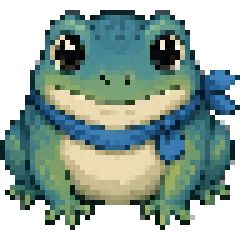
#> input picture assets/art/pixel/entities/player_blue.png, 48 x 48 px, given in place of wc-b1-chars.jpg, which was not available (shown 5 times larger)
$ python slice_watercolor_assets.py
#> lines starting #> are read from the running program, lines starting #| are printed output that depends on the picture; pictures that were not available may be replaced by others from this repository, and a replacement may not be noted
#!/usr/bin/env python3
"""从定稿预览切片水彩贴图到 assets/art/watercolor/（及 UI / icon）。注释中文。"""
from __future__ import annotations

import os
from pathlib import Path

import numpy as np
from PIL import Image, ImageDraw, ImageFilter, ImageOps

ROOT = Path(__file__).resolve().parents[1]
OUT = ROOT / "assets" / "art" / "watercolor"
UI = ROOT / "assets" / "ui"
SCRATCH = Path("/workspace/_scratch/wc-batch-inspect")
AGENT = Path("/home/box/agent-data/agents/ffb181b0-6022-4416-9d2e-a2c7e4603038/assets")
STORE = Path(
    "/cursor/stores/store-518ef264-8a8b-41ba-a3b7-0778be9e9e91"
    "/grok-bot/agents/ffb181b0-6022-4416-9d2e-a2c7e4603038/assets"
)
PREVIEW = ROOT / "build" / "preview-art-options"


def load(p: Path) -> Image.Image:
    return Image.open(p).convert("RGBA")
#> returned value is the input picture: PIL image 48x48 RGBA; mean R, G, B, A 66.1, 86.7, 78.4, 172.4


def paper_to_alpha(im: Image.Image, thr: int = 238) -> Image.Image:
    """近白纸底转透明，保留水彩笔触。"""
    a = np.asarray(im).astype(np.int16)
    rgb = a[:, :, :3]
    # 近白且低饱和
    mx = rgb.max(axis=2)
    mn = rgb.min(axis=2)
    near_white = (mx >= thr) & ((mx - mn) < 28)
    out = a.copy()
    out[near_white, 3] = 0
    # 边缘半透明软化
    alpha = out[:, :, 3].astype(np.float32)
    soft = (mx.astype(np.float32) - 210).clip(0, 45)
    fade = (1.0 - soft / 45.0)
    alpha = np.where(near_white, 0, alpha * fade)
    out[:, :, 3] = alpha.clip(0, 255).astype(np.uint8)
    return Image.fromarray(out.astype(np.uint8), "RGBA")


def trim(im: Image.Image, pad: int = 2) -> Image.Image:
    bbox = im.split()[-1].getbbox()
    if not bbox:
        return im
    x0, y0, x1, y1 = bbox
    x0 = max(0, x0 - pad)
    y0 = max(0, y0 - pad)
    x1 = min(im.width, x1 + pad)
    y1 = min(im.height, y1 + pad)
    return im.crop((x0, y0, x1, y1))


def fit_square(im: Image.Image, size: int = 48) -> Image.Image:
    im = trim(im)
    if im.width == 0 or im.height == 0:
        return Image.new("RGBA", (size, size), (0, 0, 0, 0))
    # 等比放入 size，居中
    canvas = Image.new("RGBA", (size, size), (0, 0, 0, 0))
    scale = min(size / im.width, size / im.height)
    nw = max(1, int(round(im.width * scale)))
    nh = max(1, int(round(im.height * scale)))
    resized = im.resize((nw, nh), Image.Resampling.LANCZOS)
    canvas.paste(resized, ((size - nw) // 2, (size - nh) // 2), resized)
    return canvas


def save_png(im: Image.Image, path: Path) -> None:
    path.parent.mkdir(parents=True, exist_ok=True)
    im.save(path, "PNG")
    print("wrote", path.relative_to(ROOT), im.size)


def grid_cells(im: Image.Image, cols: int, rows: int, mx=0.04, my=0.06, gx=0.01, gy=0.02):
    """按等分网格切（带边距）。"""
#> called with cols = 5, rows = 4, mx = 0.03, my = 0.05, gx = 0.03, gy = 0.04
    w, h = im.size
#> w = 48; h = 48
    left = int(w * mx)
#> left = 1
    top = int(h * my)
#> top = 2
    right = int(w * (1 - mx))
#> right = 46
    bottom = int(h * (1 - my))
#> bottom = 45
    cw = (right - left) / cols
#> cw = 9
    ch = (bottom - top) / rows
#> ch = 10.75
    gapx = cw * gx
#> gapx = 0.27
    gapy = ch * gy
#> gapy = 0.43
    cells = []
    for r in range(rows):
        row = []
        for c in range(cols):
            x0 = int(left + c * cw + gapx)
            y0 = int(top + r * ch + gapy)
            x1 = int(left + (c + 1) * cw - gapx)
            y1 = int(top + (r + 1) * ch - gapy)
            row.append(im.crop((x0, y0, x1, y1)))
        cells.append(row)
#> after the loop, cells = 4 items
    return cells


def sheet_horizontal(frames: list[Image.Image], size: int = 48) -> Image.Image:
    out = Image.new("RGBA", (size * len(frames), size), (0, 0, 0, 0))
    for i, fr in enumerate(frames):
        out.paste(fr, (i * size, 0), fr)
    return out


def main() -> None:
    # ---- 角色：wc-b1-chars 5×4；取蓝/浣熊/绿鸟/黄蝾螈 ----
    chars = load(AGENT / "wc-b1-chars.jpg")
    cells = grid_cells(chars, 5, 4, mx=0.03, my=0.05, gx=0.03, gy=0.04)
#> cells = 4 items
    # col map: 0 blue, 1 red(raccoon), 2 green, 3 skip, 4 yellow
    col_map = {"blue": 0, "red": 1, "green": 2, "yellow": 4}
    for color, col in col_map.items():
        frames48 = []
        for r in range(4):
            cell = paper_to_alpha(cells[r][col])
            frames48.append(fit_square(cell, 48))
        # idle = 第 0 帧；walk = 0..3 再补第 0 凑满 5
        idle = frames48[0]
        walk_frames = [frames48[0], frames48[1], frames48[2], frames48[3], frames48[0]]
        save_png(idle, OUT / "entities" / f"player_{color}.png")
        save_png(sheet_horizontal(walk_frames), OUT / "entities" / "anim" / f"player_{color}_sheet.png")
#> this loop made 4 passes
#> pass 1, in fit_square (call 3), `resized = im.resize((nw, nh), Image.Resampling.LANCZOS)`:
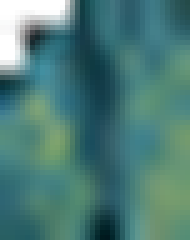
#> resized: PIL image 38x48 RGBA (shown 5 times larger); mean R, G, B, A 60.6, 109.8, 105.6, 238.4; transparent parts drawn white
#> after the loop:
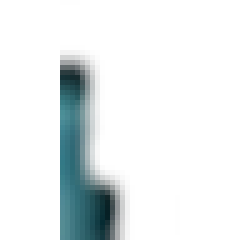
#> idle: PIL image 48x48 RGBA (shown 5 times larger); mean R, G, B, A 4.8, 10.8, 11.9, 27.5; transparent parts drawn white

    # ---- 地砖 / 硬软墙 / 碎箱：n01 ----
    tiles = load(SCRATCH / "n01_094508.jpg")
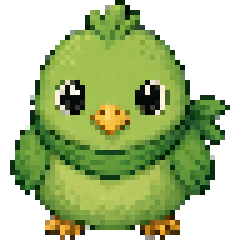
#> input picture assets/art/pixel/entities/player_green.png, 48 x 48 px, given in place of n01_094508.jpg, which was not available (shown 5 times larger)
#> in load, returned value is the input picture: PIL image 48x48 RGBA; mean R, G, B, A 71.1, 89.3, 38.4, 152.7
    tcells = grid_cells(tiles, 5, 3, mx=0.05, my=0.08, gx=0.04, gy=0.06)
#> tcells = 3 items
    # 顶行 A B hard A B；中 soft 在右；底 soft_break×3
    floor_a = fit_square(tcells[0][0].convert("RGBA"), 48)  # 草地可保留不透明
    floor_b = fit_square(tcells[0][1].convert("RGBA"), 48)
    hard = fit_square(paper_to_alpha(tcells[0][2]), 48)
    soft = fit_square(paper_to_alpha(tcells[1][4]), 48)
#> in fit_square (call 20), `canvas.paste(resized, ((size - nw) // 2, (size - nh) // 2), resized)`:
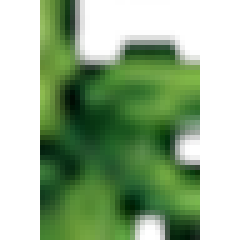
#> canvas: PIL image 48x48 RGBA (shown 5 times larger); mean R, G, B, A 32.5, 59.2, 24.3, 134.1; transparent parts drawn white
    # 若 soft 空则用中排其他
    if soft.getextrema()[3][1] == 0:
        soft = fit_square(paper_to_alpha(tcells[1][3]), 48)
    save_png(floor_a, OUT / "tiles" / "floor_a.png")
#| wrote assets/art/watercolor/tiles/floor_a.png (48, 48)
#| wrote assets/art/watercolor/tiles/floor_b.png (48, 48)
#| wrote assets/art/watercolor/tiles/hard.png (48, 48)
#| wrote assets/art/watercolor/tiles/soft.png (48, 48)
    save_png(floor_b, OUT / "tiles" / "floor_b.png")
    save_png(hard, OUT / "tiles" / "hard.png")
    save_png(soft, OUT / "tiles" / "soft.png")
    for i in range(3):
        br = fit_square(paper_to_alpha(tcells[2][i]), 48)
        save_png(br, OUT / "fx" / f"soft_break_{i}.png")
#> this loop made 3 passes
#> pass 1, in main, `br = fit_square(paper_to_alpha(tcells[2][i]), 48)`:
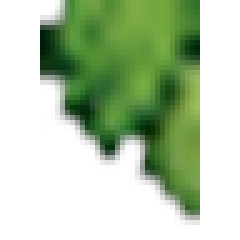
#> br: PIL image 48x48 RGBA (shown 5 times larger); mean R, G, B, A 30.6, 51.7, 20.1, 103.1; transparent parts drawn white
#> after the loop:
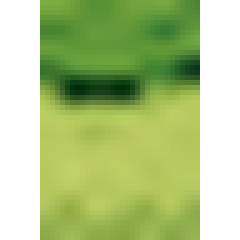
#> br: PIL image 48x48 RGBA (shown 5 times larger); mean R, G, B, A 90.3, 113.1, 49, 170; transparent parts drawn white

    # ---- 炸弹 / 爆炸：n03 ----
    bomb_sheet = load(SCRATCH / "n03_094822.jpg")
    bcells = grid_cells(bomb_sheet, 6, 4, mx=0.04, my=0.06, gx=0.02, gy=0.04)
#> bcells = 4 items
    bomb = fit_square(paper_to_alpha(bcells[0][0]), 48)
#> in fit_square (call 24), `resized = im.resize((nw, nh), Image.Resampling.LANCZOS)`: resized: PIL image 34x48 RGBA; every value is 0
    save_png(bomb, OUT / "entities" / "bomb.png")
#| wrote assets/art/watercolor/entities/bomb.png (48, 48)
    # 爆炸中心取第三行中间帧
    blast_c = fit_square(paper_to_alpha(bcells[2][2]), 48)
#> in fit_square (call 25), `canvas.paste(resized, ((size - nw) // 2, (size - nh) // 2), resized)`:
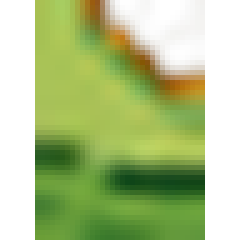
#> canvas: PIL image 48x48 RGBA (shown 5 times larger); mean R, G, B, A 82.4, 100.7, 40.1, 156.2; transparent parts drawn white
    save_png(blast_c, OUT / "fx" / "blast_center.png")
#| wrote assets/art/watercolor/fx/blast_center.png (48, 48)
#| wrote assets/art/watercolor/fx/blast_h.png (48, 48)
#| wrote assets/art/watercolor/fx/blast_v.png (48, 48)
    # 横/竖焰：从爆炸帧做拉伸裁切
    src = paper_to_alpha(bcells[2][3])
    src = trim(src)
    # 横臂：取中部水平带
    if src.height > 8 and src.width > 8:
        mid_y = src.height // 2
        band = src.crop((0, max(0, mid_y - src.height // 5), src.width, min(src.height, mid_y + src.height // 5)))
        blast_h = fit_square(band, 48)
        mid_x = src.width // 2
        vband = src.crop((max(0, mid_x - src.width // 5), 0, min(src.width, mid_x + src.width // 5), src.height))
        blast_v = fit_square(vband, 48)
    else:
        blast_h = blast_c.copy()
        blast_v = blast_c.copy()
    save_png(blast_h, OUT / "fx" / "blast_h.png")
    save_png(blast_v, OUT / "fx" / "blast_v.png")

    # ---- 道具：n04 五格；pierce 用 n16 箭矢语义 ----
    pu = load(SCRATCH / "n04_094827.jpg")
    # 2×3 布局但只有 5：上3 下2
    pcells = grid_cells(pu, 3, 2, mx=0.08, my=0.10, gx=0.06, gy=0.08)
    names = [
        ("powerup_bomb", pcells[0][0]),
        ("powerup_range", pcells[0][1]),
        ("powerup_speed", pcells[0][2]),
        ("powerup_kick", pcells[1][0]),
    ]
    for name, cell in names:
        save_png(fit_square(paper_to_alpha(cell), 48), OUT / "entities" / f"{name}.png")
    # pierce：n16 粉箭
    pierce_src = load(SCRATCH / "n16_100216.jpg")
    # 取中央偏上箭矢区域
    w, h = pierce_src.size
    crop = pierce_src.crop((int(w * 0.15), int(h * 0.25), int(w * 0.85), int(h * 0.75)))
    save_png(fit_square(paper_to_alpha(crop, thr=230), 48), OUT / "entities" / "powerup_pierce.png")

    # ---- 空投标记 + 缩圈焰：n06 ----
    fx6 = load(SCRATCH / "n06_095246.jpg")
    fcells = grid_cells(fx6, 3, 2, mx=0.12, my=0.12, gx=0.06, gy=0.08)
    save_png(fit_square(paper_to_alpha(fcells[0][0]), 48), OUT / "fx" / "airdrop_mark.png")
    for i in range(3):
        save_png(fit_square(paper_to_alpha(fcells[1][i]), 48), OUT / "fx" / f"sd_hazard_{i}.png")

    # ---- 大厅背景：styles-detail watercolor-lobby ----
    lobby = Image.open(PREVIEW / "styles-detail" / "watercolor-lobby.jpg").convert("RGB")
    lobby = lobby.resize((960, 720), Image.Resampling.LANCZOS)
    lobby_path = OUT / "lobby_bg.jpg"
    lobby_path.parent.mkdir(parents=True, exist_ok=True)
    lobby.save(lobby_path, "JPEG", quality=88)
    print("wrote", lobby_path.relative_to(ROOT), lobby.size)

    # ---- 结算面板 ----
    end = load(SCRATCH / "n18_100231.jpg")
    half = end.width // 2
    win = end.crop((0, 0, half, end.height))
    lose = end.crop((half, 0, end.width, end.height))
    save_png(win.resize((480, 540), Image.Resampling.LANCZOS), OUT / "ui" / "end_win.png")
    save_png(lose.resize((480, 540), Image.Resampling.LANCZOS), OUT / "ui" / "end_lose.png")

    # ---- splash ----
    splash = Image.open(SCRATCH / "n13_095951.jpg").convert("RGB")
    splash = splash.resize((960, 540), Image.Resampling.LANCZOS)
    splash.save(OUT / "splash.png", "PNG")
    print("wrote", (OUT / "splash.png").relative_to(ROOT))

    # ---- UI 九宫：n15 石质按钮；备份旧像素到 ui/pixel_backup 不强制 ----
    ui_sheet = load(SCRATCH / "n15_100215.jpg")
    # 顶行 5 按钮：normal hover pressed disabled focus
    ucells = grid_cells(ui_sheet, 5, 3, mx=0.06, my=0.08, gx=0.03, gy=0.08)
    btn_names = ["btn_normal", "btn_hover", "btn_pressed", "btn_disabled", "btn_focus"]
    for i, name in enumerate(btn_names):
        cell = ucells[0][i].convert("RGBA")
        # 做成可九宫的 48×48（留边）
        btn = fit_square(cell, 48)
        # 略不透明底板：对近白做保留以便主题九宫
        save_png(btn, UI / f"{name}.png")
    # panel：中左大格
    panel_src = ui_sheet.crop((int(ui_sheet.width * 0.05), int(ui_sheet.height * 0.42),
                               int(ui_sheet.width * 0.42), int(ui_sheet.height * 0.92)))
    panel = panel_src.resize((48, 48), Image.Resampling.LANCZOS).convert("RGBA")
    save_png(panel, UI / "panel_nine.png")
    # edit bars：底中 pill → 做 48×24 再扩
    edit = ucells[2][0] if False else ui_sheet.crop(
        (int(ui_sheet.width * 0.42), int(ui_sheet.height * 0.48),
         int(ui_sheet.width * 0.72), int(ui_sheet.height * 0.62))
    )
    for name, thr in [("edit_normal", 0), ("edit_focus", 1), ("edit_disabled", 2)]:
        e = edit.resize((64, 24), Image.Resampling.LANCZOS).convert("RGBA")
        save_png(e, UI / f"{name}.png")

    # arrow
    arrow_crop = ui_sheet.crop(
        (int(ui_sheet.width * 0.78), int(ui_sheet.height * 0.70),
         int(ui_sheet.width * 0.95), int(ui_sheet.height * 0.95))
    )
    save_png(fit_square(paper_to_alpha(arrow_crop), 24), UI / "arrow_down.png")

    # ---- icon：n19 ----
    icon = load(SCRATCH / "n19_100625.jpg")
    icon_sq = icon.resize((512, 512), Image.Resampling.LANCZOS)
    icon_path = ROOT / "icon.png"
    icon_sq.save(icon_path, "PNG")
    print("wrote icon.png")
    # 同步写一个简易 SVG 引用说明：Godot 用 config/icon 指 PNG
    # 保留 icon.svg 但改成指向水彩图不方便；直接换 project 配置

    # 空投箱静帧（可选 P1）
    air = load(SCRATCH / "n14_100011.jpg")
    ac = grid_cells(air, 6, 1, mx=0.03, my=0.20, gx=0.02, gy=0.1)[0]
    save_png(fit_square(paper_to_alpha(ac[2]), 48), OUT / "entities" / "airdrop_crate.png")

    print("DONE")


if __name__ == "__main__":
#> (the run stopped early here; a loop or call above may not have finished)
